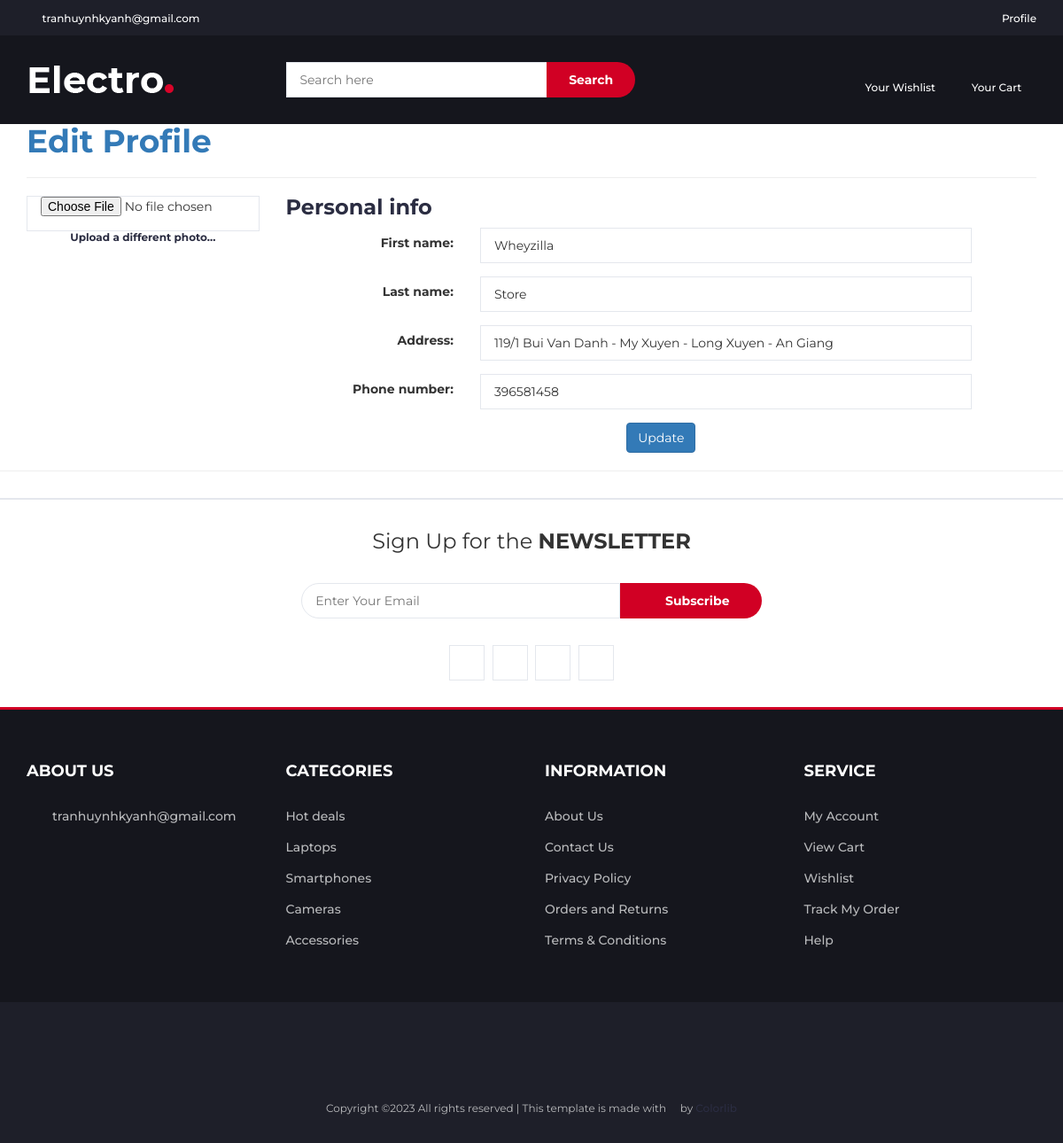
/accounts/profile/ (signed in), run on an earlier commit of the app's database.
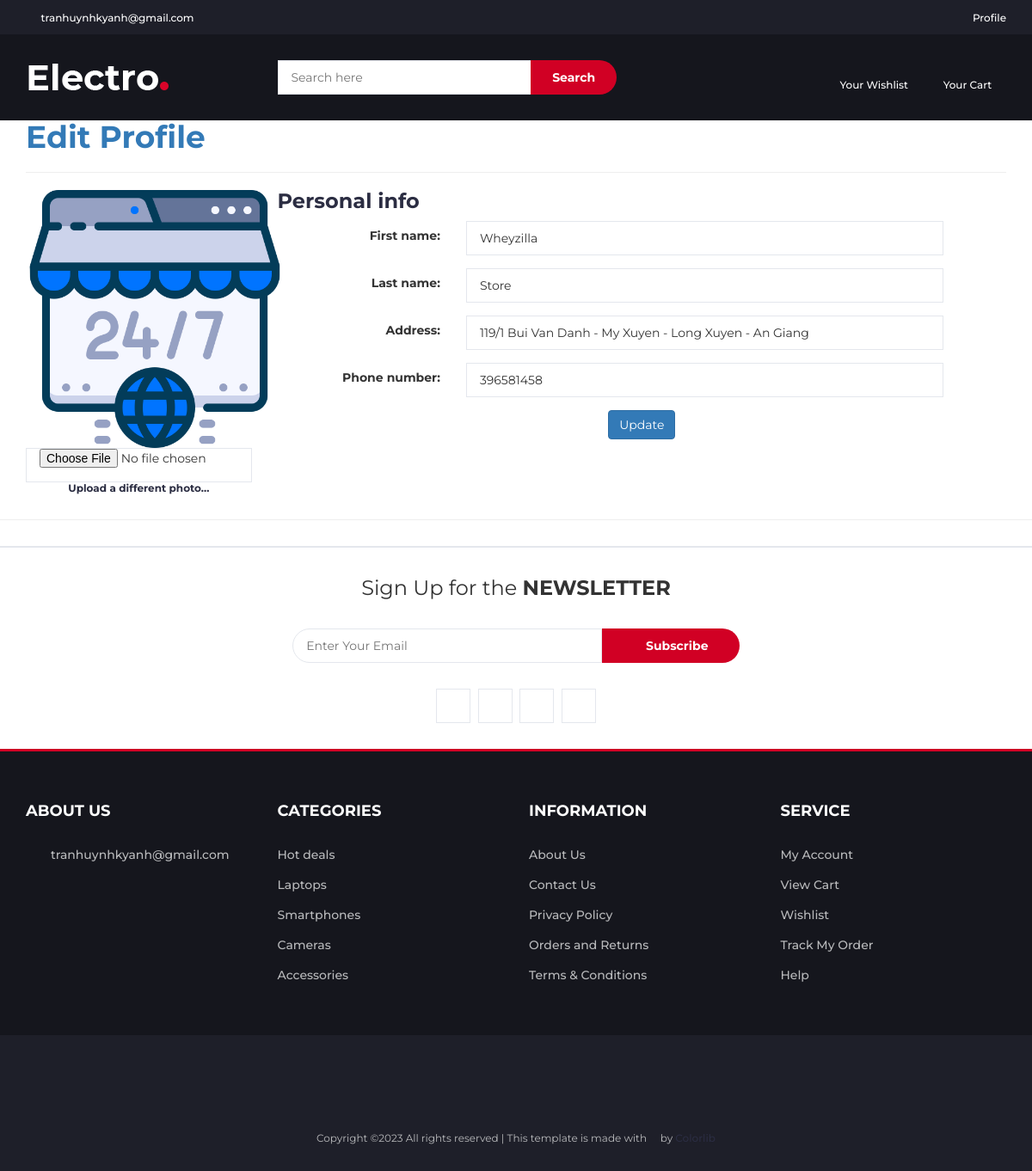
And on a later commit of the database.
### userauth/models.py (models this page shows, shortened)
class User(AbstractUser):
    username = models.CharField(max_length=100)
    email = models.EmailField(unique=True)
    image = models.ImageField(upload_to=user_directory_path,null=True,default="none.jpg")
    USERNAME_FIELD = "email"
    REQUIRED_FIELDS = ['username']

### userauth/views.py (the view, shortened to what this page needs)
# urls.py: path("profile/",edit_profile,name="profile-update"),
@login_required
def edit_profile(request):
    profile = User.objects.get(id=request.user.id)
    print(profile.first_name,profile.last_name,profile.image)
    address_user = Address.objects.filter(user = request.user).first()
    if not address_user:
        address_user = Address.objects.create(user=request.user,address="",phone=0)
    context = {
        'profile':profile,
        'address': address_user,
    }
    return render(request,"userauth/profile-update.html",context)

### templates/userauth/profile-update.html (shortened to what this page needs)
{%extends "index.html"%}
{%block body%}
<div class="container bootstrap snippets bootdey">
    <h1 class="text-primary">Edit Profile</h1>
      <hr>
	<div class="row">
      <div class="col-md-3">
        <div class="text-center">
            {%if profile.image%}
              <img height="300" width="300" src={{profile.image.url}}>
            {%endif%}
            <input class="input" type="file" name="image" accept="image/*">
          <h6>Upload a different photo...</h6>
        </div>
      </div>
      <div class="col-md-9 personal-info">
        <h3>Personal info</h3>
        <form method="POST" class="form-horizontal" role="form">
          <div class="form-group">
            <label class="col-lg-3 control-label">First name:</label>
            <div class="col-lg-8">
              <input class="input" type="text" name="first-name" placeholder="{{request.user.first_name}}" value="{{request.user.first_name}}">
            </div>
          </div>
          <div class="form-group">
            <label class="col-lg-3 control-label">Last name:</label>
            <div class="col-lg-8">
              <input class="input" type="text" name="last-name" placeholder="{{request.user.last_name}}"  value="{{request.user.last_name}}">
            </div>
          </div>
          <div class="form-group">
            <label class="col-lg-3 control-label">Address:</label>
            <div class="col-lg-8">
              <input class="input" type="text" name="address" placeholder="{{address.address}}"  value="{{address.address}}">
            </div>
          </div>
          <div class="form-group">
            <label class="col-lg-3 control-label">Phone number:</label>
            <div class="col-lg-8">
              <input class="input" type="tel" name="tel" placeholder="{{address.phone}}"  value="{{address.phone}}">
            </div>
          </div>
          <button type="submit" class="btn btn-primary center-block">Update</button>
        </form>
      </div>
  </div>
</div>
<hr>
{%endblock body%}

What changed in the data, as far as the page shows it:
changed User "Wheyzilla": image: picture added
